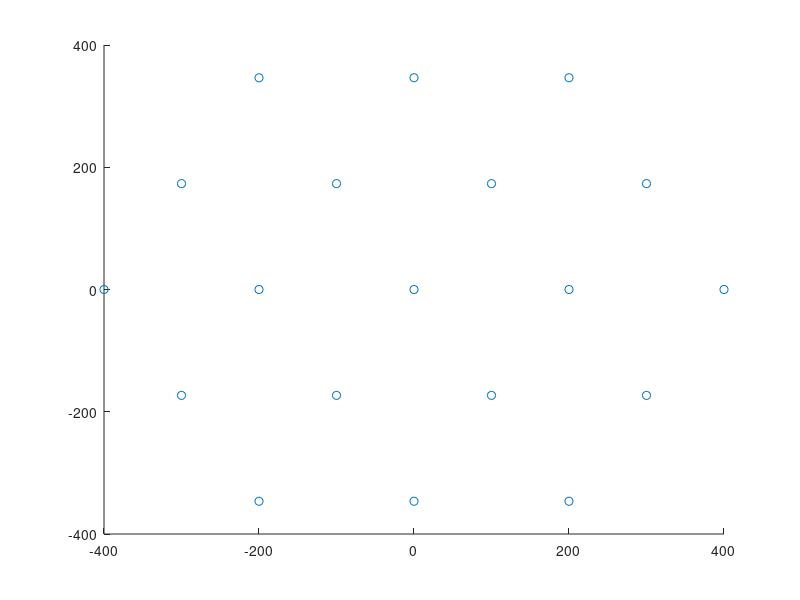

MATLAB code to generate this figure:

x = [0,200,100,-100,-200,-100,100,400,300,200,0,-200,-300,-400,-300,-200,0,200,300];
y = [0,0,100*sqrt(3),100*sqrt(3),0,-100*sqrt(3),-100*sqrt(3),0,100*sqrt(3),200*sqrt(3),200*sqrt(3),200*sqrt(3),100*sqrt(3),0,-100*sqrt(3),-200*sqrt(3),-200*sqrt(3),-200*sqrt(3),-100*sqrt(3)];
figure(1)
scatter(x,y)